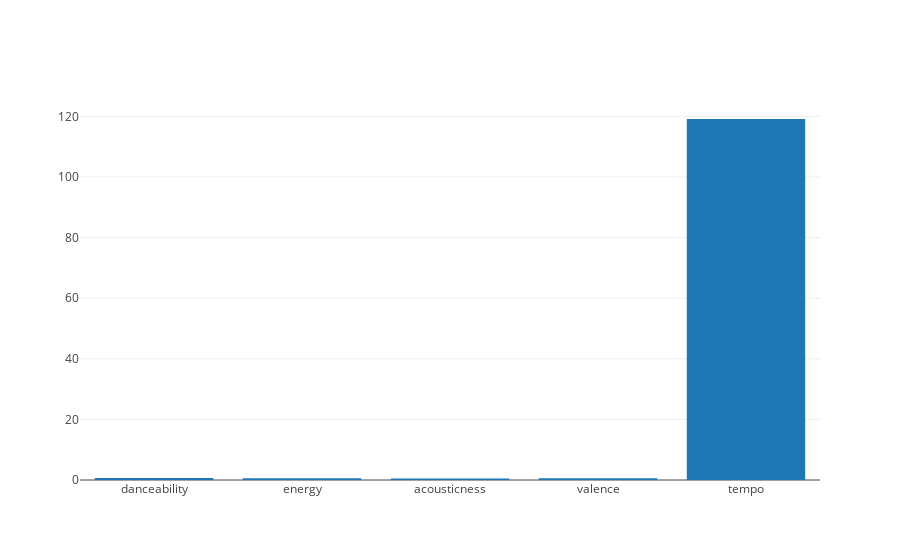

Source (notebook cell):
### Code cell
bar_trace = {'name': 'Feature Averages for Charlie Puth', 'x': ['danceability', 'energy', 'acousticness', 'valence', 'tempo'], 'y': [0.64, 0.58, 0.46, 0.59, 119.14], 'type': 'bar'}

plotly.offline.iplot([
    bar_trace
])

### Figure 1 — Plotly figure (JSON) as saved in the notebook; plotly's stock layout.template omitted (floating-point values rounded to 4 significant figures)
{"data": [{"name": "Feature Averages for Charlie Puth", "type": "bar", "uid": "e695ed18-8df3-11e8-bf27-6030d45bf32e", "x": ["danceability", "energy", "acousticness", "valence", "tempo"], "y": [0.64, 0.58, 0.46, 0.59, 119.1]}], "layout": {}}
